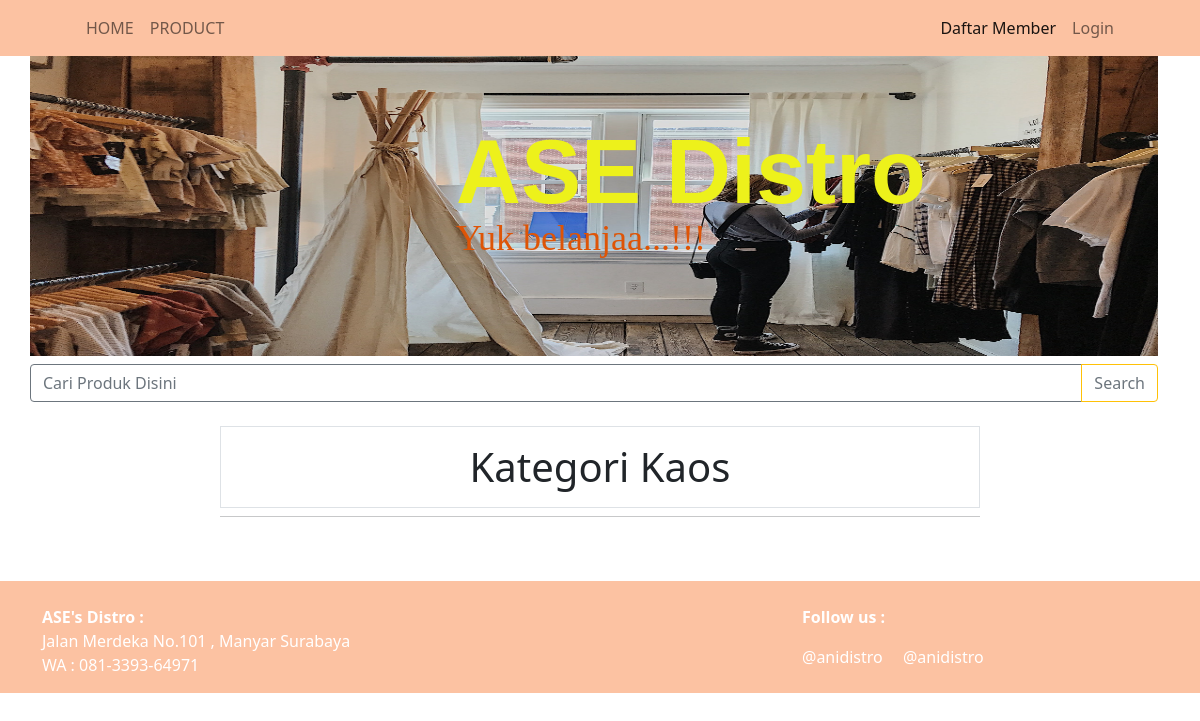
/?page=kategoriproduk&id=1, run on an earlier commit of the app's database.
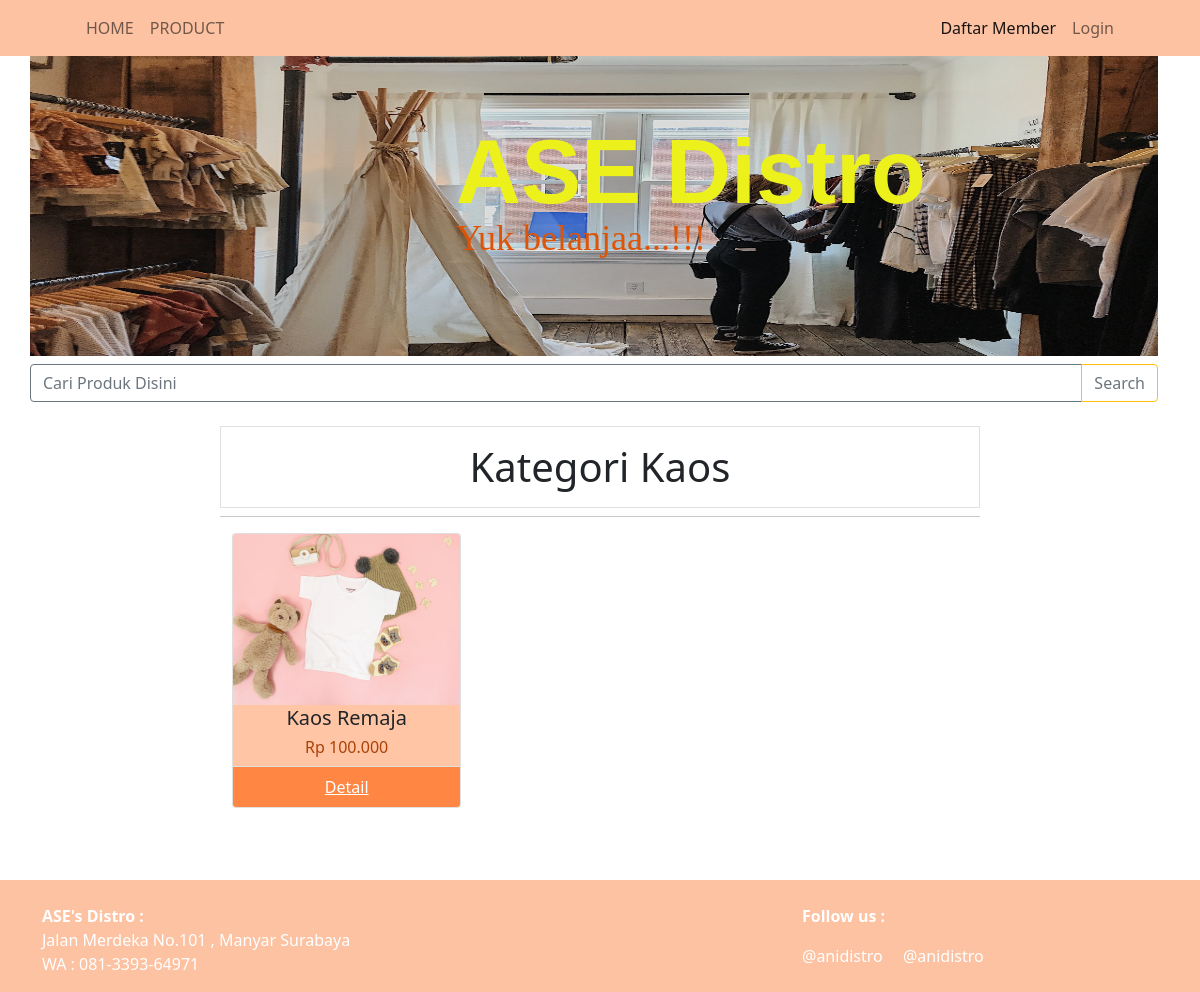
And on a later commit of the database.
### tables this page shows
CREATE TABLE `mst_produk` (
  `idproduk` int(11) NOT NULL AUTO_INCREMENT,
  `nmproduk` varchar(50) NOT NULL,
  `gambar` varchar(25) NOT NULL,
  `idkategori` int(11) NOT NULL,
  `harga` int(11) NOT NULL,
  `stock` int(11) NOT NULL,
  `kondisi` varchar(10) NOT NULL,
  `deskripsi` text NOT NULL,
  `berat` varchar(10) NOT NULL,
  PRIMARY KEY (`idproduk`),
  KEY `fk_id_kategori` (`idkategori`),
  CONSTRAINT `fk_id_kategori` FOREIGN KEY (`idkategori`) REFERENCES `kategoriproduk` (`idkategori`)
);

### functionCtrl.php (called while the page is built)
<?php
function fnumber($fharga){
    $harga = number_format($fharga,0,',','.');
    return $harga;
}
?>

### kategoriproduk.php (the view, shortened to what this page needs)
<section id="header">
		<div class="container ps-0 pt-2">
			<div class="row">
                <form action="" method="post">
                    <div class="input-group mb-3">
                        <input type="text" name="txt_cari" placeholder="Cari Produk Disini" class="form-control border-secondary" aria-label="Recipient's username" aria-describedby="button-addon2" autocomplete="0ff">
                        <button type="submit" name="cari" class="btn btn-outline-warning text-secondary" id="button-addon2">Search</button>
                    </div>
                </form>
			</div>
		</div>
	</section>
<div class="container pb-5">
	<div class="row">
        <div class="col-md-2"></div>
		<div class="col-md-8 pt-2">
			<div class="row">
                <?php
                include "functionCtrl.php";
                    $idkey = $_GET['id'];
                    $qlist_produk = mysqli_query($koneksidb, "SELECT kp.nmkategori
                        FROM kategoriproduk kp WHERE kp.idkategori = $idkey;");
                    $qj = mysqli_fetch_array($qlist_produk)
                ?>
                <h1 class="text text-center pb-3 pt-3 border border">Kategori <?= $qj['nmkategori'];?></h1>
                <hr>
                <?php
                    $idkey = $_GET['id'];
                    if(isset($_POST['cari'])){
                        $cproduk = " AND nmproduk LIKE '%".$_POST["txt_cari"]."%' ";
                    }
                    else{
                        $cproduk = "";
                    }
                    $qlist_produk = mysqli_query($koneksidb, "SELECT mp.nmproduk, mp.harga, mp.gambar, kp.nmkategori, mp.idproduk
                        FROM mst_produk mp INNER JOIN kategoriproduk kp ON mp.idkategori=kp.idkategori WHERE kp.idkategori = $idkey
                        $cproduk
                        ORDER BY mp.idproduk DESC LIMIT 6;");
                     foreach($qlist_produk as $lp) :
                ?>
				<div class="col-md-4 pb-4">
					<div class="card">
						<img src="assets/img/<?= $lp['gambar'];?>" class="card-img-top" alt="..." />
						<div class="card-body text-center bgcardbody">
							<h5 class="card-title"><?= $lp['nmproduk'];?></h5>
							<h6 class="harga"><?= "Rp ".fnumber($lp['harga']);?></h6>
						</div>
						<ul class="list-group list-group-flush">
							<li class="list-group-item btndetail">
								<a href="?page=detailproduk&id=<?= $lp['idproduk'];?>" target="_blank" class="text-white">Detail</a>
							</li>
						</ul>
					</div>
				</div>
                <?php
                    endforeach;
                ?>
			</div>
		</div>
        <div class="col-md-2"></div>
	</div>
</div>

What changed in the data, as far as the page shows it:
added mst_produk: gambar (picture), nmproduk "Kaos Remaja", harga "100.000"
